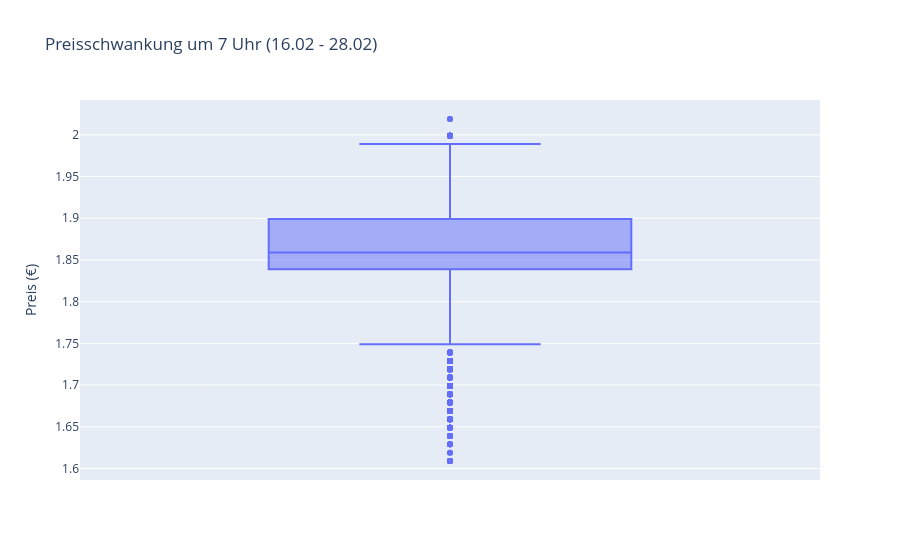

The notebook cell saved with this chart:
### Code cell
df_7uhr = df_filtered[df_filtered['hour'] == 7]

df_melted = df_7uhr.melt(
    value_vars=['diesel', 'e5', 'e10'],
    var_name='kraftstoff',
    value_name='preis'
)

fig = px.box(
    df_melted,
    y='preis',
    title='Preisschwankung um 7 Uhr (16.02 - 28.02)',
    labels={'preis': 'Preis (€)'},
    points='outliers'
)
fig.show()

### Figure 1 — Plotly figure (JSON) as saved in the notebook; plotly's stock layout.template omitted (floating-point values rounded to 4 significant figures; data arrays with more than 128 entries replaced by an {"elided": "..."} marker saying what was removed)
{"data": [{"alignmentgroup": "True", "boxpoints": "outliers", "hovertemplate": "Preis (€)=%{y}<extra></extra>", "legendgroup": "", "marker": {"color": "#636efa"}, "name": "", "notched": false, "offsetgroup": "", "orientation": "v", "showlegend": false, "type": "box", "x0": " ", "xaxis": "x", "y": {"elided": "7488 float values"}, "y0": " ", "yaxis": "y"}], "layout": {"boxmode": "group", "legend": {"tracegroupgap": 0}, "title": {"text": "Preisschwankung um 7 Uhr (16.02 - 28.02)"}, "xaxis": {"anchor": "y", "domain": [0, 1]}, "yaxis": {"anchor": "x", "domain": [0, 1], "title": {"text": "Preis (€)"}}}}
